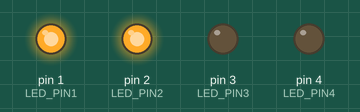
This sketch was run on a simulated Arduino Uno, built with avr-gcc and run on an emulated ATmega328P. Shown: output pins drawn as LEDs (lit = HIGH).

Above: at 0.03 s.
At 2.43 s:
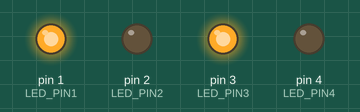
At 4.83 s:
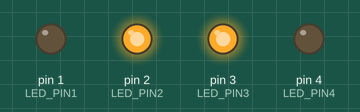
At 9.63 s:
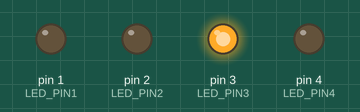
At 14.34 s:
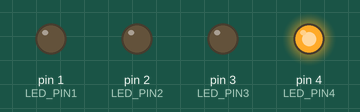
At 19.14 s:
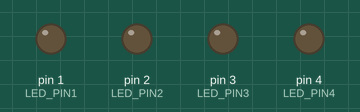
Timing chart, 0 to 25.0 s (numbered marks = the images above):
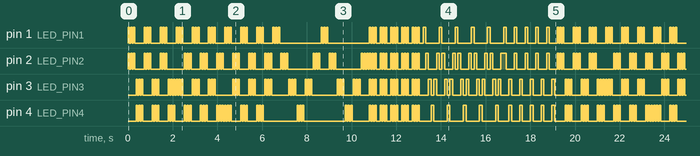

The sketch:

RC_Truck_VIP_Light.ino
```cpp
// HAZI TECH
// Programmed by Hasitha Jayasundara
// Visit my YouTube Channel for more info - http://www.youtube.com/c/HAZITECH?sub_confirmation=1

#define LED_PIN1 1 //LED CH1
#define LED_PIN2 2 //LED CH2
#define LED_PIN3 3 //LED CH3
#define LED_PIN4 4 //LED CH4

int SPEED = 60;

void setup()
{
pinMode(LED_PIN1, OUTPUT);
pinMode(LED_PIN2, OUTPUT);
pinMode(LED_PIN3, OUTPUT);
pinMode(LED_PIN4, OUTPUT);
}

void loop()
{
HAZI_TECH_VIP_1();
HAZI_TECH_VIP_1();
HAZI_TECH_VIP_1();

HAZI_TECH_VIP_2();
HAZI_TECH_VIP_2();
HAZI_TECH_VIP_2();

HAZI_TECH_VIP_3();
HAZI_TECH_VIP_3();
HAZI_TECH_VIP_3();

HAZI_TECH_VIP_4();
HAZI_TECH_VIP_4();

HAZI_TECH_VIP_5();
HAZI_TECH_VIP_5();
HAZI_TECH_VIP_5();
HAZI_TECH_VIP_5();
HAZI_TECH_VIP_5();

HAZI_TECH_VIP_6();
HAZI_TECH_VIP_6();
HAZI_TECH_VIP_6();
HAZI_TECH_VIP_6();
HAZI_TECH_VIP_6();

HAZI_TECH_VIP_7();
HAZI_TECH_VIP_7();
HAZI_TECH_VIP_7();
HAZI_TECH_VIP_7();
HAZI_TECH_VIP_7();
}

// HAZI TECH
// Programmed by Hasitha Jayasundara
// Visit my YouTube Channel for more info - http://www.youtube.com/c/HAZITECH?sub_confirmation=1


void HAZI_TECH_VIP_1()
{
digitalWrite(LED_PIN1, HIGH);
digitalWrite(LED_PIN2, HIGH);
delay (SPEED);
digitalWrite(LED_PIN1, LOW);
digitalWrite(LED_PIN2, LOW);
delay (SPEED);
digitalWrite(LED_PIN1, HIGH);
digitalWrite(LED_PIN2, HIGH);
delay (SPEED);
digitalWrite(LED_PIN1, LOW);
digitalWrite(LED_PIN2, LOW);
delay (SPEED);
digitalWrite(LED_PIN1, HIGH);
digitalWrite(LED_PIN2, HIGH);
delay (SPEED);
digitalWrite(LED_PIN1, LOW);
digitalWrite(LED_PIN2, LOW);
delay (SPEED);

digitalWrite(LED_PIN3, HIGH);
digitalWrite(LED_PIN4, HIGH);
delay (SPEED);
digitalWrite(LED_PIN3, LOW);
digitalWrite(LED_PIN4, LOW);
delay (SPEED);
digitalWrite(LED_PIN3, HIGH);
digitalWrite(LED_PIN4, HIGH);
delay (SPEED);
digitalWrite(LED_PIN3, LOW);
digitalWrite(LED_PIN4, LOW);
delay (SPEED);
digitalWrite(LED_PIN3, HIGH);
digitalWrite(LED_PIN4, HIGH);
delay (SPEED);
digitalWrite(LED_PIN3, LOW);
digitalWrite(LED_PIN4, LOW);
delay (SPEED);
}

void HAZI_TECH_VIP_2()
{
digitalWrite(LED_PIN1, HIGH);
digitalWrite(LED_PIN3, HIGH);
delay (SPEED);
digitalWrite(LED_PIN1, LOW);
digitalWrite(LED_PIN3, LOW);
delay (SPEED);
digitalWrite(LED_PIN1, HIGH);
digitalWrite(LED_PIN3, HIGH);
delay (SPEED);
digitalWrite(LED_PIN1, LOW);
digitalWrite(LED_PIN3, LOW);
delay (SPEED);
digitalWrite(LED_PIN1, HIGH);
digitalWrite(LED_PIN3, HIGH);
delay (SPEED);
digitalWrite(LED_PIN1, LOW);
digitalWrite(LED_PIN3, LOW);
delay (SPEED);

digitalWrite(LED_PIN2, HIGH);
digitalWrite(LED_PIN4, HIGH);
delay (SPEED);
digitalWrite(LED_PIN2, LOW);
digitalWrite(LED_PIN4, LOW);
delay (SPEED);
digitalWrite(LED_PIN2, HIGH);
digitalWrite(LED_PIN4, HIGH);
delay (SPEED);
digitalWrite(LED_PIN2, LOW);
digitalWrite(LED_PIN4, LOW);
delay (SPEED);
digitalWrite(LED_PIN2, HIGH);
digitalWrite(LED_PIN4, HIGH);
delay (SPEED);
digitalWrite(LED_PIN2, LOW);
digitalWrite(LED_PIN4, LOW);
delay (SPEED);
}

void HAZI_TECH_VIP_3()
{
digitalWrite(LED_PIN1, HIGH);
digitalWrite(LED_PIN4, HIGH);
delay (SPEED);
digitalWrite(LED_PIN1, LOW);
digitalWrite(LED_PIN4, LOW);
delay (SPEED);
digitalWrite(LED_PIN1, HIGH);
digitalWrite(LED_PIN4, HIGH);
delay (SPEED);
digitalWrite(LED_PIN1, LOW);
digitalWrite(LED_PIN4, LOW);
delay (SPEED);
digitalWrite(LED_PIN1, HIGH);
digitalWrite(LED_PIN4, HIGH);
delay (SPEED);
digitalWrite(LED_PIN1, LOW);
digitalWrite(LED_PIN4, LOW);
delay (SPEED);

digitalWrite(LED_PIN2, HIGH);
digitalWrite(LED_PIN3, HIGH);
delay (SPEED);
digitalWrite(LED_PIN2, LOW);
digitalWrite(LED_PIN3, LOW);
delay (SPEED);
digitalWrite(LED_PIN2, HIGH);
digitalWrite(LED_PIN3, HIGH);
delay (SPEED);
digitalWrite(LED_PIN2, LOW);
digitalWrite(LED_PIN3, LOW);
delay (SPEED);
digitalWrite(LED_PIN2, HIGH);
digitalWrite(LED_PIN3, HIGH);
delay (SPEED);
digitalWrite(LED_PIN2, LOW);
digitalWrite(LED_PIN3, LOW);
delay (SPEED);
}

void HAZI_TECH_VIP_4()
{
digitalWrite(LED_PIN1, HIGH);
delay (SPEED);
digitalWrite(LED_PIN1, LOW);
delay (SPEED);
digitalWrite(LED_PIN1, HIGH);
delay (SPEED);
digitalWrite(LED_PIN1, LOW);
delay (SPEED);
digitalWrite(LED_PIN1, HIGH);
delay (SPEED);
digitalWrite(LED_PIN1, LOW);
delay (SPEED);

digitalWrite(LED_PIN2, HIGH);
delay (SPEED);
digitalWrite(LED_PIN2, LOW);
delay (SPEED);
digitalWrite(LED_PIN2, HIGH);
delay (SPEED);
digitalWrite(LED_PIN2, LOW);
delay (SPEED);
digitalWrite(LED_PIN2, HIGH);
delay (SPEED);
digitalWrite(LED_PIN2, LOW);
delay (SPEED);

digitalWrite(LED_PIN3, HIGH);
delay (SPEED);
digitalWrite(LED_PIN3, LOW);
delay (SPEED);
digitalWrite(LED_PIN3, HIGH);
delay (SPEED);
digitalWrite(LED_PIN3, LOW);
delay (SPEED);
digitalWrite(LED_PIN3, HIGH);
delay (SPEED);
digitalWrite(LED_PIN3, LOW);
delay (SPEED);

digitalWrite(LED_PIN4, HIGH);
delay (SPEED);
digitalWrite(LED_PIN4, LOW);
delay (SPEED);
digitalWrite(LED_PIN4, HIGH);
delay (SPEED);
digitalWrite(LED_PIN4, LOW);
delay (SPEED);
digitalWrite(LED_PIN4, HIGH);
delay (SPEED);
digitalWrite(LED_PIN4, LOW);
delay (SPEED);

digitalWrite(LED_PIN3, HIGH);
delay (SPEED);
digitalWrite(LED_PIN3, LOW);
delay (SPEED);
digitalWrite(LED_PIN3, HIGH);
delay (SPEED);
digitalWrite(LED_PIN3, LOW);
delay (SPEED);
digitalWrite(LED_PIN3, HIGH);
delay (SPEED);
digitalWrite(LED_PIN3, LOW);
delay (SPEED);

digitalWrite(LED_PIN2, HIGH);
delay (SPEED);
digitalWrite(LED_PIN2, LOW);
delay (SPEED);
digitalWrite(LED_PIN2, HIGH);
delay (SPEED);
digitalWrite(LED_PIN2, LOW);
delay (SPEED);
digitalWrite(LED_PIN2, HIGH);
delay (SPEED);
digitalWrite(LED_PIN2, LOW);
delay (SPEED);
}

void HAZI_TECH_VIP_5()
{
digitalWrite(LED_PIN1, HIGH);
digitalWrite(LED_PIN2, HIGH);
digitalWrite(LED_PIN3, HIGH);
digitalWrite(LED_PIN4, HIGH);
delay (SPEED);
digitalWrite(LED_PIN1, LOW);
digitalWrite(LED_PIN2, LOW);
digitalWrite(LED_PIN3, LOW);
digitalWrite(LED_PIN4, LOW);
delay (SPEED);

digitalWrite(LED_PIN1, HIGH);
digitalWrite(LED_PIN2, HIGH);
digitalWrite(LED_PIN3, HIGH);
digitalWrite(LED_PIN4, HIGH);
delay (SPEED);
digitalWrite(LED_PIN1, LOW);
digitalWrite(LED_PIN2, LOW);
digitalWrite(LED_PIN3, LOW);
digitalWrite(LED_PIN4, LOW);
delay (SPEED);

digitalWrite(LED_PIN1, HIGH);
digitalWrite(LED_PIN2, HIGH);
digitalWrite(LED_PIN3, HIGH);
digitalWrite(LED_PIN4, HIGH);
delay (SPEED);
digitalWrite(LED_PIN1, LOW);
digitalWrite(LED_PIN2, LOW);
digitalWrite(LED_PIN3, LOW);
digitalWrite(LED_PIN4, LOW);
delay (SPEED);
delay (SPEED);
delay (SPEED);
}

void HAZI_TECH_VIP_6()
{
digitalWrite(LED_PIN1, HIGH);
digitalWrite(LED_PIN2, LOW);
delay (SPEED);
delay (SPEED);
digitalWrite(LED_PIN2, HIGH);
digitalWrite(LED_PIN1, LOW);
delay (SPEED);
delay (SPEED);
digitalWrite(LED_PIN3, HIGH);
digitalWrite(LED_PIN2, LOW);
delay (SPEED);
delay (SPEED);
digitalWrite(LED_PIN4, HIGH);
digitalWrite(LED_PIN3, LOW);
delay (SPEED);
delay (SPEED);
digitalWrite(LED_PIN3, HIGH);
digitalWrite(LED_PIN4, LOW);
delay (SPEED);
delay (SPEED);
digitalWrite(LED_PIN2, HIGH);
digitalWrite(LED_PIN3, LOW);
delay (SPEED);
delay (SPEED);
}

void HAZI_TECH_VIP_7()
{
digitalWrite(LED_PIN1, HIGH);
digitalWrite(LED_PIN2, HIGH);
delay (SPEED);
delay (SPEED);
digitalWrite(LED_PIN1, LOW);
digitalWrite(LED_PIN2, LOW);
delay (SPEED);
delay (SPEED);
digitalWrite(LED_PIN3, HIGH);
digitalWrite(LED_PIN4, HIGH);
delay (SPEED);
delay (SPEED);
digitalWrite(LED_PIN3, LOW);
digitalWrite(LED_PIN4, LOW);
delay (SPEED);
delay (SPEED);
}
```

Measured:
- by itself, pin 1 (LED_PIN1), pin 2 (LED_PIN2), pin 3 (LED_PIN3), pin 4 (LED_PIN4): moves between LOW and HIGH, repeating every 19.2 s
- by itself, everything shown: repeats every 19.2 s, in 260 steps
